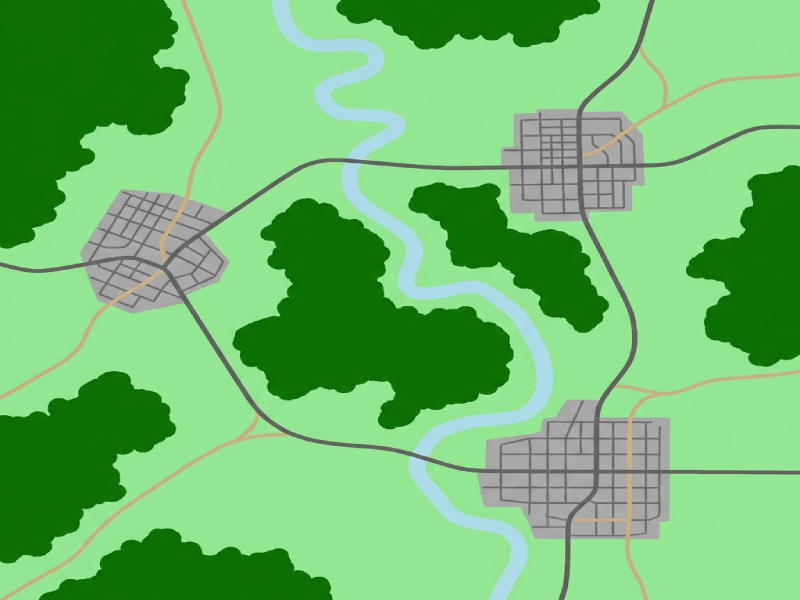
#> input picture src/mapas/SilverCreek/terreno.png, 2400 x 1800 px, found by its file name (shown at 1/3 size)
$ python quantize_sc.py
#> lines starting #> are read from the running program, lines starting #| are printed output that depends on the picture
from PIL import Image
import os

# Define a strict palette (RGB)
PALETTE = {
    "Desert": (255, 255, 128),      # Light Yellow
    "Forest": (0, 100, 0),          # Dark Green
    "Plains": (144, 238, 144),      # Light Green
    "River": (173, 216, 230),       # Light Blue
    "Mountains": (139, 69, 19),     # Brown
    "Snow": (211, 211, 211),        # Light Gray
    "Dirt Road": (210, 180, 140),   # Light Brown
    "Asphalt Road": (105, 105, 105) # Dark Gray
}

def closest_color(requested_color):
    min_colors = {}
    for key, name in enumerate(PALETTE):
        r_c, g_c, b_c = PALETTE[name]
        rd = (r_c - requested_color[0]) ** 2
        gd = (g_c - requested_color[1]) ** 2
        bd = (b_c - requested_color[2]) ** 2
        min_colors[(rd + gd + bd)] = PALETTE[name]
    return min_colors[min(min_colors.keys())]

# Target file
target_file = 'src/mapas/SilverCreek/terreno.png'

if not os.path.exists(target_file):
    print(f"Error: {target_file} not found.")
    exit(1)

img = Image.open(target_file)
#> img is the input picture: PIL image 2400x1800 RGB; mean R, G, B 111.7, 188.3, 109.7
img = img.convert("RGB")

# Force resize to 1000x800 for SilverCreek (as per original specs)
if img.size != (1000, 800):
   img = img.resize((1000, 800))
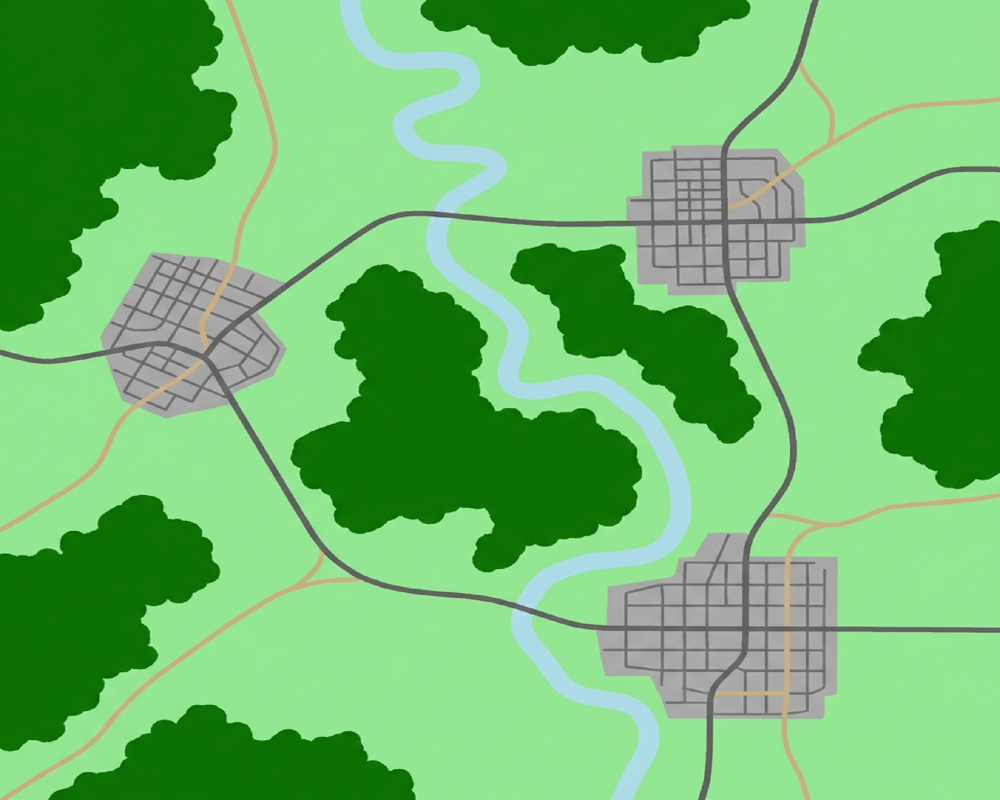
#> img: PIL image 1000x800 RGB; mean R, G, B 111.7, 188.3, 109.7

width, height = img.size
#> width = 1000; height = 800

pixels = img.load()
for x in range(width):
    for y in range(height):
#> (the run stopped early here; a loop or call above may not have finished)
